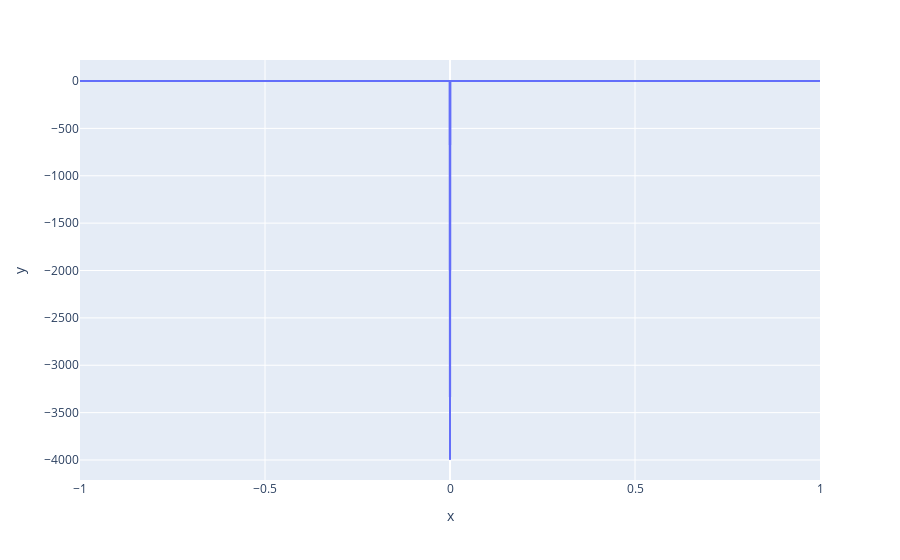

This figure's notebook cell:
### Code cell
px.line(x=xs, y=diver)

### Figure 1 — Plotly figure (JSON) as saved in the notebook; plotly's stock layout.template omitted (floating-point values rounded to 4 significant figures; data arrays with more than 128 entries replaced by an {"elided": "..."} marker saying what was removed)
{"data": [{"hovertemplate": "x=%{x}<br>y=%{y}<extra></extra>", "legendgroup": "", "line": {"color": "#636efa", "dash": "solid"}, "marker": {"symbol": "circle"}, "mode": "lines", "name": "", "showlegend": false, "type": "scattergl", "x": {"elided": "2001 float values"}, "xaxis": "x", "y": {"elided": "2001 float values"}, "yaxis": "y"}], "layout": {"legend": {"tracegroupgap": 0}, "margin": {"t": 60}, "xaxis": {"anchor": "y", "domain": [0, 1], "title": {"text": "x"}}, "yaxis": {"anchor": "x", "domain": [0, 1], "title": {"text": "y"}}}}
